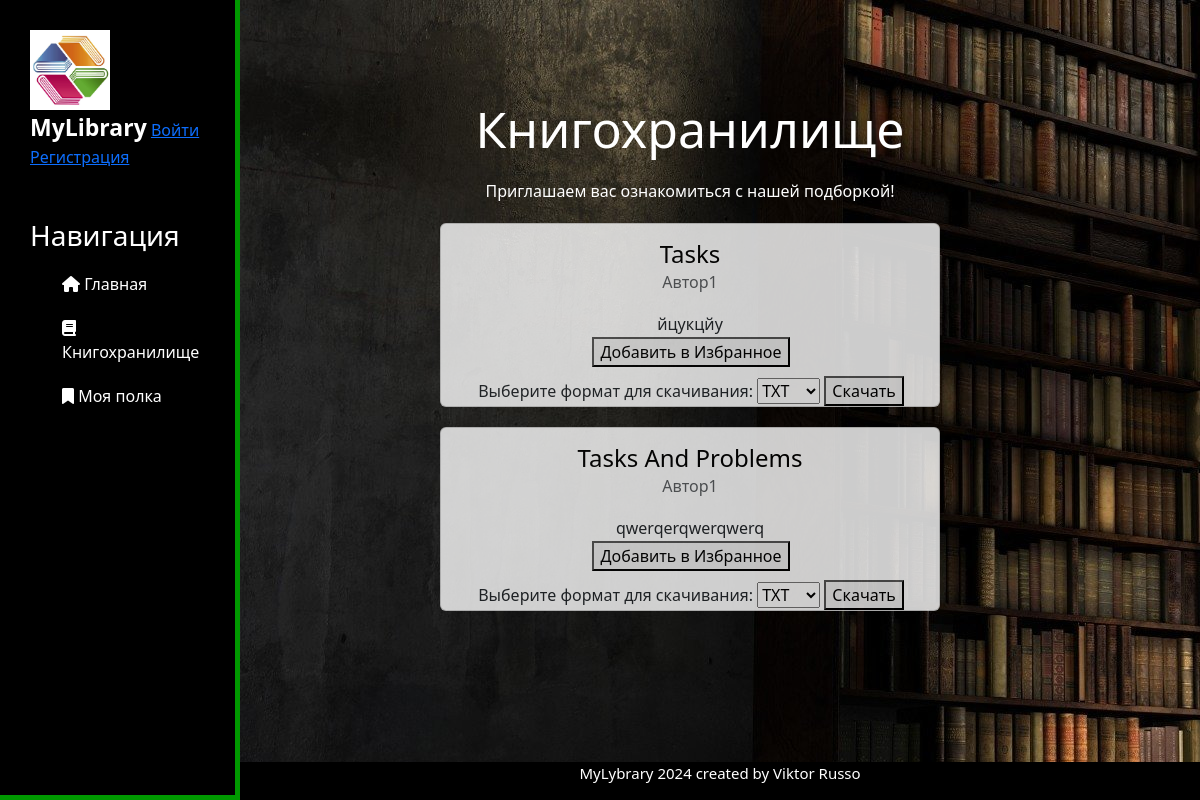
The page /library/ on the database as committed earlier.
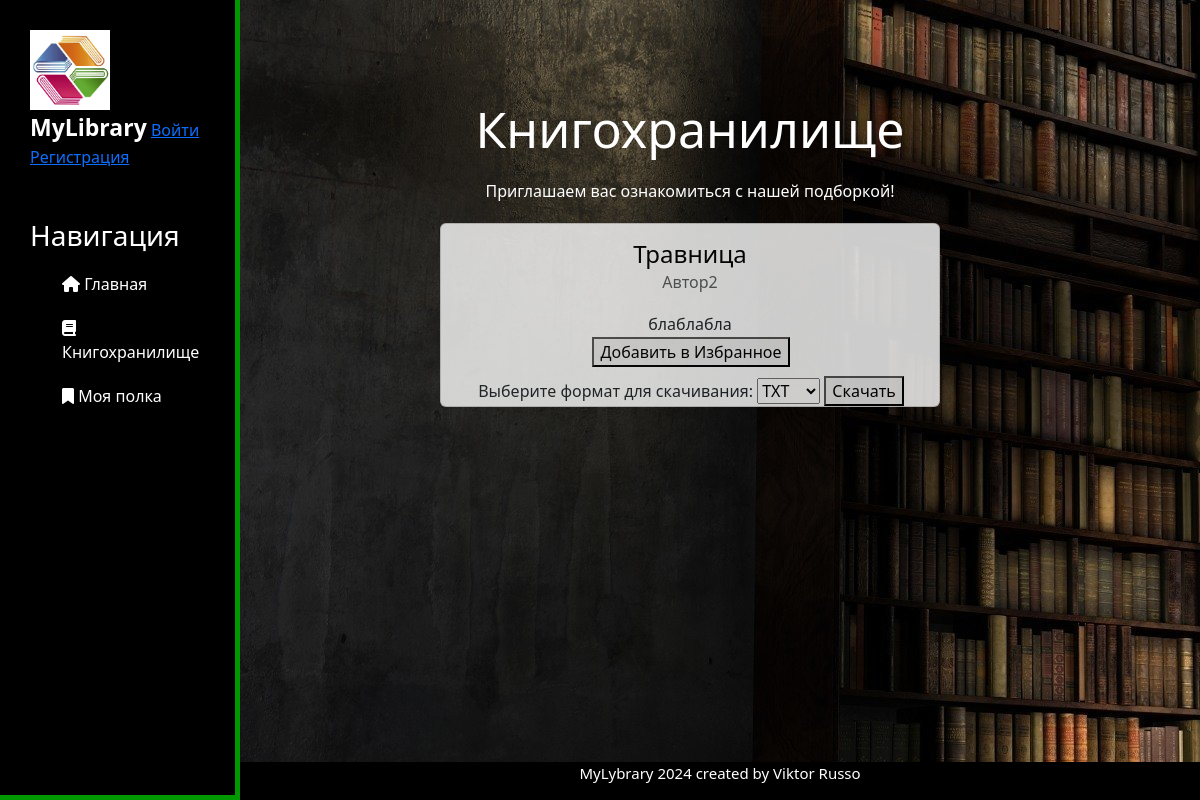
The same page on the database as committed later.
### djangolib/models.py (models this page shows, shortened)
class EBooksModel(models.Model):
    title = models.CharField('Название', max_length=80)
    summary = models.TextField('Аннотация',max_length=10000)
    pages = models.CharField("Количество страниц",max_length=80)
    txt = models.FileField("Загрузите файл в формате txt",upload_to='texts/txt/')
    fb2 = models.FileField("Загрузите файл в формате fb2", upload_to='texts/fb2/', null=True, blank=True)
    epub = models.FileField("Загрузите файл в формате epub", upload_to='texts/epub/', null=True, blank=True)
    author = models.ForeignKey('Author', on_delete=models.CASCADE)
    category = models.CharField("Категория",max_length=80)
    class Meta:
        verbose_name = 'Электронная книга'
        verbose_name_plural = 'Электронные книги'

class Author(models.Model):
    name = models.CharField(max_length=100, db_index=True)
    bio = models.TextField()
    def __str__(self):
        return self.name
    class Meta:
        verbose_name = 'Автор'
        verbose_name_plural = 'Авторы'

### djangolib/views.py (the view)
# urls.py: path('library/', views.library, name='library'),
def library(request):
   books = EBooksModel.objects.order_by('author')
   return render(request, 'djangolib/library.html', {'books':books})

### templates/djangolib/library.html (shortened to what this page needs)
{% extends 'djangolib/layout.html' %}
{% block content %}
<h1>Книгохранилище</h1>
<p>Приглашаем вас ознакомиться с нашей подборкой!</p>
{% for book in books %}
    <div class="card">
        <div class="card-body">
            <a href="{% url 'file_detail_lib' book.pk %}"><h4 class="card-title">{{ book.title }}</h4></a>
            <a href="{{book.author.id}}"><h6 class="card-subtitle mb-2 text-muted">{{ book.author }}</h6></a>
            <p class="card-text">{{ book.summary }}</p>
        </div>
        <form method="post" action="{% url 'favourite' book.id %}">
            <button type="submit">Добавить в Избранное</button>
        </form>
        <br>
        <form method="POST" action="{% url 'download_file' book.id %}">
                <label for="format">Выберите формат для скачивания:</label>
                <select name="format" id="format">
                <option value="txt">TXT</option>
                </select>
            <button type="submit">Скачать</button>
        </form>
    </div>
{% endfor %}
<br>
{% endblock %}

### templates/djangolib/layout.html (shortened to what this page needs)
{% load static %}
<!DOCTYPE html>
<html lang="en">
    <link rel="stylesheet" href="https://cdn.jsdelivr.net/npm/bootstrap@5.3.2/dist/css/bootstrap.min.css">
    <link rel="stylesheet" href="{% static 'djangolib/css/main.css' %}">
</head>
<body>
    <aside>
        <img src="{% static 'djangolib/img/logotip.jpg'%}" alt="Logotip">
        <span class="logo">MyLibrary</span>
            {% if user.is_authenticated %}
            {{user.username}} <a href="{% url 'accounts:logout' %}">Выйти</a>
            {% else %}
            <a href="{% url 'accounts:login' %}">Войти</a> <a href="{% url 'accounts:register' %}">Регистрация</a>
            {% endif %}
        <h3>Навигация</h3>
        <ul>
            <a href="{% url 'home'%}"> <li> <i class="fa-solid fa-home"></i> Главнaя</li></a>
            <a href="{% url 'library'%}"><li> <i class="fa-solid fa-book"></i> Книгохранилище</li></a>
            <a href="{% url 'bookshelf'%}"><li> <i class="fa-solid fa-bookmark"></i> Моя полка</li></a>
        </ul>
    </aside>
    <main>
        <div class="features">
        {% block content %}
        {% endblock %}
        </div>
    </main>
    <footer>
        <div class="info-footer">
        <p>MyLybrary 2024 created by Viktor Russo</p>
        </div>
    </footer>
</body>
</html>

Rows that differ between the two databases and show on the page:
removed EBooksModel: title "Tasks", author "Автор1", summary "йцукцйу"
removed EBooksModel: title "Tasks And Problems", author "Автор1", summary "qwerqerqwerqwerq"
added EBooksModel: title "Травница", author "Автор2", summary "блаблабла"
